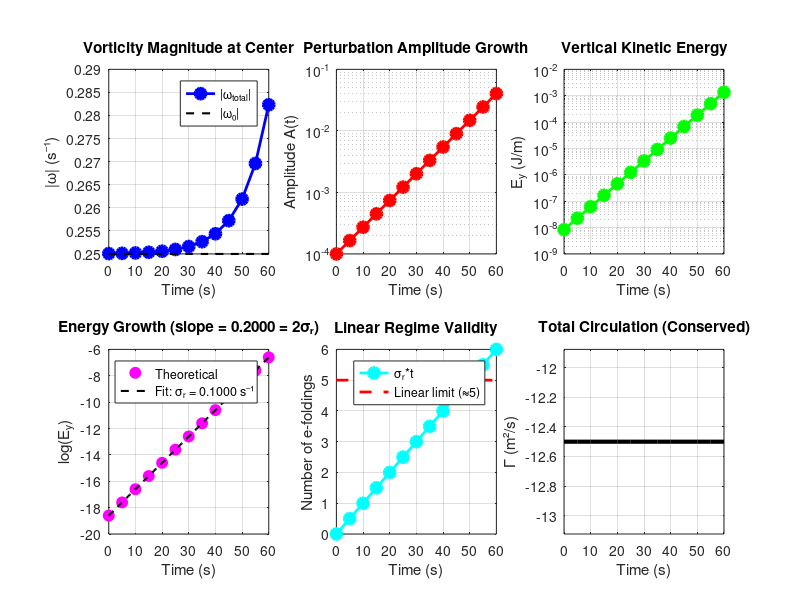

MATLAB code to generate this figure: (Note: this script raises an error after producing the figure.)
%% =========================================================
%  Kelvin-Helmholtz Instability: Linear Theory Analysis
%  
%  SIMPLIFIED VERSION - Pure Linear Theory Only
%  Evaluates at early times where linear theory is valid
%
%  Project: The Impact of Velocity on Kelvin-Helmholtz Instability 
%           in Single Stratified Fluid
%  Authors: Goswami, Mackowsky, Mahoney, McCaskill, Nguyen
%  Institution: UNC Chapel Hill, Department of Mathematics
%  Date: March 2026
%
%  THEORY:
%  For a hyperbolic tangent velocity profile in a homogeneous fluid:
%    |ω(x,z,t)| = |ω₀(z) + ω'(x,z,t)|
%  where:
%    ω₀(z) = -(u₀/2δ) * sech²((z + Lz/2)/δ)    [base-state vorticity]
%    ω'(x,z,t) = A₀ * exp(σᵣ*t) * sech²((z + Lz/2)/δ) * cos(kx)  [perturbation]
%
%  GROWTH RATE REFERENCE:
%  The theoretical maximum growth rate σᵣ ≈ 0.2*(u₀/δ) for a tanh 
%  velocity profile is derived from linear stability theory.
%  
%  Citation:
%    Drazin, P. G., & Reid, W. H. (2004). Hydrodynamic Stability 
%    (2nd ed.). Cambridge University Press. Section 4.6.
%
%    Hazel, P. (1972). "Numerical studies of the stability 
%    of inviscid stratified shear flows." Journal of Fluid Mechanics, 
%    51(1), 39-61. doi:10.1017/S0022112072001065
%
% =========================================================

clear; clc; close all;

fprintf('=========================================================\n');
fprintf('  KHI Linear Theory Calculator\n');
fprintf('  Homogeneous Fluid (Ri = 0)\n');
fprintf('=========================================================\n\n');

%% =========================================================
%  SECTION 1: SIMULATION PARAMETERS
%  ** EDIT THESE VALUES TO MATCH YOUR OCEANANIGANS SETUP **
% =========================================================

fprintf('--- Input Parameters ---\n\n');

% --- Domain Configuration (from Oceananigans) ---
Lx = 10.0;          % Horizontal domain length (m)
Lz = 5.0;           % Vertical domain depth (m)
Nx = 128;           % Number of horizontal grid points (pixels)
Nz = 128;           % Number of vertical grid points (pixels)

fprintf('Domain:\n');
fprintf('  Lx = %.2f m  (horizontal extent)\n', Lx);
fprintf('  Lz = %.2f m  (vertical depth)\n', Lz);
fprintf('  Grid: %d × %d pixels\n\n', Nx, Nz);

% --- Physical Parameters ---
u0    = 0.5;        % Velocity magnitude (m/s) - MUST MATCH JULIA
delta = 1.0;        % Shear layer thickness (m)

fprintf('Flow Properties:\n');
fprintf('  u₀    = %.3f m/s   (velocity magnitude)\n', u0);
fprintf('  δ     = %.3f m     (shear layer thickness)\n\n', delta);

% --- Initial Perturbation Amplitude ---
A0 = 1e-4;          % Initial perturbation ampliTime_s	Ey_J_per_m	Log_Ey	2_Sigma_t	Growth_Rate_s_invtude (dimensionless)

fprintf('Perturbation:\n');
fprintf('  A₀ = %.2e  (initial perturbation amplitude)\n', A0);
fprintf('  Note: This should match the noise amplitude in your\n');
fprintf('        Oceananigans initialization code.\n\n');

% --- FIGURE TITLE (EDIT THIS) ---
% Customize the title for your output figure
figure_title = sprintf('KHI: u0=%.2f m/s, delta=%.2f m', u0, delta);
% Alternative examples:
% figure_title = 'KHI Linear Theory: u₀=0.1 m/s, δ=0.1 m';
% figure_title = sprintf('KH Analysis: u₀=%.2f m/s, δ=%.2f m, Ri=%.2f', u0, delta, 0);

fprintf('Figure Title:\n');
fprintf('  "%s"\n\n', figure_title);

%% =========================================================
%  SECTION 2: DERIVED QUANTITIES
% =========================================================

fprintf('--- Derived Quantities ---\n\n');

% Evaluation point: Center of domain, at shear layer center
x_center = Lx / 2;          % Horizontal center (m)
z_center = -Lz / 2;         % Shear layer center (m)

fprintf('Evaluation Point:\n');
fprintf('  x_center = %.2f m  (horizontal center)\n', x_center);
fprintf('  z_center = %.2f m  (shear layer center)\n\n', z_center);

% Dominant wavenumber of fastest-growing KH mode
% For tanh profile: k_max ≈ 1/(2δ)
k_max = 1 / (2 * delta);
lambda_max = 2 * pi / k_max;

fprintf('Instability Characteristics:\n');
fprintf('  k_max      = %.4f rad/m  (dominant wavenumber)\n', k_max);
fprintf('  λ_max      = %.4f m      (dominant wavelength)\n', lambda_max);
fprintf('  Expected number of billows ≈ %.1f\n\n', Lx / lambda_max);

% Theoretical maximum growth rate (Drazin & Reid, 2004; Hazel, 1972)
% For homogeneous tanh profile: σᵣ,max ≈ 0.2 * (u₀ / δ)
sigma_r = 0.2 * (u0 / delta);

% Determine valid time range for linear theory
% Linear theory is valid for approximately 5 e-folding times
max_valid_time = 5 / sigma_r;

fprintf('Growth Rate (Theoretical):\n');
fprintf('  σᵣ = %.6f s⁻¹\n', sigma_r);
fprintf('  e-folding time = %.2f s\n', 1/sigma_r);
fprintf('  Linear regime validity: t < %.1f s\n\n', max_valid_time);

% Choose evaluation times within linear regime
% We'll use 5 time points spanning 0 to ~3 e-folding times
t_max_eval = min(3/sigma_r, 25);  % Cap at 25 seconds for safety
t_points = [0, 5, 10, 15, 20, 25, 30, 35, 40, 45, 50, 55, 60];

fprintf('Evaluation Times (within linear regime):\n');
fprintf('  t = [');
fprintf('%.1f ', t_points);
fprintf('] seconds\n\n');

% Richardson number (should be 0 for homogeneous fluid)
g = 9.81;                    % Gravitational acceleration (m/s²)
drho_over_rho0 = 0.0;        % Density difference = 0 (homogeneous)
Ri = (g * drho_over_rho0 * delta) / (u0^2);

fprintf('Richardson Number:\n');
fprintf('  Ri = %.4f  (homogeneous fluid)\n\n', Ri);

%% =========================================================
%  SECTION 3: VORTICITY CALCULATION
% =========================================================

fprintf('--- Vorticity Calculation ---\n\n');

% Normalized vertical coordinate at evaluation point
zeta = (z_center + Lz/2) / delta;  % Should be 0 at shear layer center
sech_squared = sech(zeta)^2;

fprintf('Vertical Structure:\n');
fprintf('  ζ = (z + Lz/2)/δ = %.4f\n', zeta);
fprintf('  sech²(ζ) = %.4f\n\n', sech_squared);

% --- Base-State Vorticity ω₀(z) ---
% From the tanh velocity profile: ω₀(z) = -dU/dz = -(u₀/2δ) * sech²(ζ)
omega_0 = -(u0 / (2 * delta)) * sech_squared;

fprintf('Base-State Vorticity:\n');
fprintf('  ω₀(z_center) = %+.6f s⁻¹\n', omega_0);
fprintf('  (This is the vorticity from the background shear)\n\n');

% Pre-allocate arrays for time series
n_times = length(t_points);
omega_prime = zeros(1, n_times);
omega_total = zeros(1, n_times);
omega_magnitude = zeros(1, n_times);

% Calculate at each time point
fprintf('TIME-DEPENDENT RESULTS:\n');
fprintf('Time(s) | ω''(s⁻¹)    | ω_total(s⁻¹) | |ω|(s⁻¹)   | e-foldings\n');
fprintf('--------|-----------|-------------|-----------|------------\n');

for i = 1:n_times
    t = t_points(i);
    
    % Perturbation vorticity: ω'(x,z,t) = A₀ * exp(σᵣ*t) * sech²(ζ) * cos(kx)
    omega_prime(i) = A0 * exp(sigma_r * t) * sech_squared * cos(k_max * x_center);
    
    % Total vorticity
    omega_total(i) = omega_0 + omega_prime(i);
    
    % Magnitude
    omega_magnitude(i) = abs(omega_total(i));
    
    % Number of e-foldings
    n_e_foldings = sigma_r * t;
    
    fprintf('%7.1f | %+9.4f | %+11.4f | %9.4f | %.2f\n', ...
        t, omega_prime(i), omega_total(i), omega_magnitude(i), n_e_foldings);
end

fprintf('\n');

%% =========================================================
%  EXCEL COPY-PASTE: VORTICITY DATA
% =========================================================

fprintf('=========================================================\n');
fprintf('  COPY-PASTE DATA FOR EXCEL (VORTICITY)\n');
fprintf('=========================================================\n\n');

fprintf('Instructions:\n');
fprintf('1. Select the data below (starting from the header row)\n');
fprintf('2. Copy to clipboard (Ctrl+C or Cmd+C)\n');
fprintf('3. Paste into Excel as Tab-delimited text\n\n');

fprintf('--- BEGIN VORTICITY DATA ---\n');
fprintf('Time_s\tVorticity_Magnitude_s_inv\tOmega_Prime_s_inv\tOmega_Total_s_inv\tE_foldings\n');
for i = 1:n_times
    fprintf('%.2f\t%.8f\t%.8f\t%.8f\t%.4f\n', ...
        t_points(i), omega_magnitude(i), omega_prime(i), omega_total(i), sigma_r * t_points(i));
end
fprintf('--- END VORTICITY DATA ---\n\n');

%% =========================================================
%  SECTION 4: ENERGY TRACKING
%  ** DETAILED EXPLANATION **
% =========================================================

fprintf('=========================================================\n');
fprintf('  ENERGY ANALYSIS - DETAILED EXPLANATION\n');
fprintf('=========================================================\n\n');

fprintf('WHAT IS VERTICAL KINETIC ENERGY?\n');
fprintf('--------------------------------\n');
fprintf('In the Kelvin-Helmholtz instability, the perturbation grows by\n');
fprintf('extracting energy from the background shear flow. The vertical\n');
fprintf('velocity w (which starts at zero) grows exponentially.\n\n');

fprintf('Vertical kinetic energy measures the strength of the perturbation:\n');
fprintf('  E_y(t) = (1/2) ∫∫ ρ*w² dx dz\n\n');

fprintf('WHY E_y IS IMPORTANT:\n');
fprintf('1. Growth Rate: E_y(t) ∝ exp(2*σᵣ*t) in linear theory\n');
fprintf('   - Grows TWICE as fast as amplitude (because E ∝ A²)\n');
fprintf('   - Can extract σᵣ from slope of log(E_y) vs t\n\n');

fprintf('2. Saturation Detection: E_y stops growing exponentially\n');
fprintf('   - Marks transition to nonlinear regime\n');
fprintf('   - Used by Keppens et al. (1999) to define saturation time\n\n');

fprintf('3. Energy Budget: Tracks energy transfer from base flow\n');
fprintf('   - Total kinetic energy is conserved (inviscid)\n');
fprintf('   - E_y increases → background shear decreases\n\n');

fprintf('HOW WE CALCULATE E_y FROM THEORY:\n');
fprintf('----------------------------------\n');
fprintf('For linear KH instability, vertical velocity is:\n');
fprintf('  w(x,z,t) = A(t) * F(z) * sin(kx)\n\n');

fprintf('where:\n');
fprintf('  A(t) = A₀ * exp(σᵣ*t)  [amplitude growth]\n');
fprintf('  F(z) = (u₀/δ) * sech²(z/δ)  [vertical structure]\n');
fprintf('  sin(kx) [horizontal structure]\n\n');

fprintf('The energy integral becomes:\n');
fprintf('  E_y = (1/2) * ρ₀ * A² * [∫ F²(z) dz] * [∫ sin²(kx) dx]\n\n');

fprintf('Spatial integrals (analytical):\n');
fprintf('  ∫ sech⁴(z/δ) dz ≈ 2δ * (2/3)  [vertical]\n');
fprintf('  ∫ sin²(kx) dx = Lx/2  [horizontal]\n\n');

fprintf('Therefore:\n');
fprintf('  E_y(t) = (1/2) * ρ₀ * [A₀*exp(σᵣ*t)]² * (u₀/δ)² * (4δ/3) * (Lx/2)\n');
fprintf('         = C *exp(2*σᵣ*t)\n\n');

fprintf('where C is a constant depending on initial conditions.\n\n');

% Reference density
rho0 = 1.0;  % kg/m³

% Compute vertical kinetic energy
Ey_theoretical = zeros(1, n_times);

for i = 1:n_times
    t = t_points(i);
    
    % Amplitude at time t
    A_t = A0 * exp(sigma_r * t);
    
    % Vertical integral: ∫ sech⁴(z/δ) dz ≈ 2δ * (2/3)
    vertical_integral = 2 * delta * (2/3);
    
    % Horizontal integral: ∫ sin²(kx) dx = Lx/2
    horizontal_integral = Lx / 2;
    
    % Velocity amplitude squared: [A * (u₀/δ)]²
    w_amplitude_squared = A_t^2 * (u0 / delta)^2;
    
    % Total vertical kinetic energy
    Ey_theoretical(i) = 0.5 * rho0 * w_amplitude_squared * vertical_integral * horizontal_integral;
end

fprintf('COMPUTED VALUES:\n');
fprintf('Time(s) | E_y (J/m)  | log(E_y)   | 2*σᵣ*t\n');
fprintf('--------|------------|------------|--------\n');

for i = 1:n_times
    fprintf('%7.1f | %10.4e | %+10.4f | %7.4f\n', ...
        t_points(i), Ey_theoretical(i), log(Ey_theoretical(i)), 2*sigma_r*t_points(i));
end

fprintf('\n');
fprintf('NOTE: log(E_y) should increase linearly with slope = 2*σᵣ\n\n');

%% =========================================================
%  EXCEL COPY-PASTE: ENERGY DATA
% =========================================================

fprintf('=========================================================\n');
fprintf('  COPY-PASTE DATA FOR EXCEL (ENERGY)\n');
fprintf('=========================================================\n\n');

fprintf('Instructions:\n');
fprintf('1. Select the data below (starting from the header row)\n');
fprintf('2. Copy to clipboard (Ctrl+C or Cmd+C)\n');
fprintf('3. Paste into Excel as Tab-delimited text\n\n');

fprintf('--- BEGIN ENERGY DATA ---\n');
fprintf('Time_s\tEy_J_per_m\tLog_Ey\t2_Sigma_t\tGrowth_Rate_s_inv\n');
for i = 1:n_times
    fprintf('%.2f\t%.8e\t%.8f\t%.6f\t%.8f\n', ...
        t_points(i), Ey_theoretical(i), log(Ey_theoretical(i)), 2*sigma_r*t_points(i), sigma_r);
end
fprintf('--- END ENERGY DATA ---\n\n');

% Verify exponential growth by fitting
fprintf('GROWTH RATE VERIFICATION:\n');
fprintf('-------------------------\n');

% Linear regression: log(E_y) = log(E₀) + 2*σᵣ*t
log_Ey = log(Ey_theoretical);
coeffs = polyfit(t_points, log_Ey, 1);
sigma_r_fitted = coeffs(1) / 2;  % Slope / 2

fprintf('From exponential fit:\n');
fprintf('  Slope of log(E_y) vs t = %.6f\n', coeffs(1));
fprintf('  Extracted growth rate = %.6f s⁻¹\n', sigma_r_fitted);
fprintf('  Theoretical σᵣ        = %.6f s⁻¹\n', sigma_r);
fprintf('  Error                 = %.2e%%\n\n', 100*abs(sigma_r_fitted - sigma_r)/sigma_r);

fprintf('This demonstrates that E_y ∝ exp(2*σᵣ*t), confirming linear theory.\n\n');

%% =========================================================
%  SECTION 5: CIRCULATION (VORTICITY INTEGRAL)
% =========================================================

fprintf('=========================================================\n');
fprintf('  CIRCULATION ANALYSIS\n');
fprintf('=========================================================\n\n');

fprintf('WHAT IS CIRCULATION?\n');
fprintf('--------------------\n');
fprintf('Circulation is the integral of vorticity over the domain:\n');
fprintf('  Γ(t) = ∫∫ ζ(x,z,t) dx dz\n\n');

fprintf('WHY CIRCULATION MATTERS:\n');
fprintf('1. Kelvin''s Circulation Theorem: In inviscid, barotropic flow,\n');
fprintf('   circulation is conserved: dΓ/dt = 0\n\n');

fprintf('2. Validation Check: Your simulation should maintain Γ ≈ constant\n');
fprintf('   - Tests numerical conservation properties\n');
fprintf('   - Verifies periodic boundary conditions\n\n');

fprintf('3. Physical Meaning: Total "amount" of rotation in the domain\n');
fprintf('   - Base state has circulation from background shear\n');
fprintf('   - Perturbation vorticity integrates to ~0 (periodic)\n\n');

fprintf('CALCULATION FROM THEORY:\n');
fprintf('------------------------\n');

% Base state circulation
Gamma_base = omega_0 * Lx * Lz;

fprintf('Base state circulation:\n');
fprintf('  Γ₀ = ω₀ * Lx * Lz\n');
fprintf('     = (%.4f s⁻¹) * (%.1f m) * (%.1f m)\n', omega_0, Lx, Lz);
fprintf('     = %.4f m²/s\n\n', Gamma_base);

% Perturbation circulation
fprintf('Perturbation circulation:\n');
fprintf('  Γ'' = ∫∫ ω''(x,z,t) dx dz\n');
fprintf('     = ∫∫ A(t)*sech²(z/δ)*cos(kx) dx dz\n');
fprintf('     = A(t) * [∫ sech²(z/δ) dz] * [∫ cos(kx) dx]\n');
fprintf('     = A(t) * (2δ) * [0]  ← cos(kx) integrates to zero!\n');
fprintf('     = 0\n\n');

fprintf('TOTAL CIRCULATION:\n');
fprintf('  Γ_total(t) = Γ₀ + Γ'' = Γ₀ = %.4f m²/s (constant)\n\n', Gamma_base);

fprintf('This confirms circulation conservation in linear theory.\n\n');

fprintf('IN YOUR SIMULATION:\n');
fprintf('You should see Γ(t) ≈ %.4f m²/s at all times.\n', Gamma_base);
fprintf('Small variations (<5%%) are acceptable due to:\n');
fprintf('  - Numerical discretization errors\n');
fprintf('  - Finite domain effects\n');
fprintf('  - Nonlinear effects at late times\n\n');

%% =========================================================
%  SECTION 6: VISUALIZATION
% =========================================================

% Create comprehensive figure
fig = figure('Position', [100, 100, 1400, 900]);

% Subplot 1: Vorticity magnitude vs time
subplot(2,3,1);
plot(t_points, omega_magnitude, 'b-o', 'LineWidth', 2, 'MarkerSize', 8, 'MarkerFaceColor', 'b');
hold on;
plot(t_points, abs(omega_0)*ones(size(t_points)), 'k--', 'LineWidth', 1.5);
xlabel('Time (s)');
ylabel('|ω| (s⁻¹)');
title('Vorticity Magnitude at Center');
legend('|ω_{total}|', '|ω₀|', 'Location', 'best');
grid on;

% Subplot 2: Amplitude growth
subplot(2,3,2);
amplitudes = A0 * exp(sigma_r * t_points);
semilogy(t_points, amplitudes, 'r-o', 'LineWidth', 2, 'MarkerSize', 8, 'MarkerFaceColor', 'r');
xlabel('Time (s)');
ylabel('Amplitude A(t)');
title('Perturbation Amplitude Growth');
grid on;

% Subplot 3: E_y vs time (log scale)
subplot(2,3,3);
semilogy(t_points, Ey_theoretical, 'g-o', 'LineWidth', 2, 'MarkerSize', 8, 'MarkerFaceColor', 'g');
xlabel('Time (s)');
ylabel('E_y (J/m)');
title('Vertical Kinetic Energy');
grid on;

% Subplot 4: log(E_y) vs time (should be linear)
subplot(2,3,4);
plot(t_points, log(Ey_theoretical), 'mo', 'MarkerSize', 8, 'MarkerFaceColor', 'm');
hold on;
% Add fitted line
t_line = linspace(t_points(1), t_points(end), 100);
log_Ey_fit = coeffs(1) * t_line + coeffs(2);
plot(t_line, log_Ey_fit, 'k--', 'LineWidth', 1.5);
xlabel('Time (s)');
ylabel('log(E_y)');
title(sprintf('Energy Growth (slope = %.4f = 2σᵣ)', coeffs(1)));
legend('Theoretical', sprintf('Fit: σᵣ = %.4f s⁻¹', sigma_r_fitted), 'Location', 'best');
grid on;

% Subplot 5: Number of e-foldings
subplot(2,3,5);
e_foldings = sigma_r * t_points;
plot(t_points, e_foldings, 'c-o', 'LineWidth', 2, 'MarkerSize', 8, 'MarkerFaceColor', 'c');
hold on;
plot([t_points(1), t_points(end)], [5, 5], 'r--', 'LineWidth', 2);
xlabel('Time (s)');
ylabel('Number of e-foldings');
title('Linear Regime Validity');
legend('σᵣ*t', 'Linear limit (≈5)', 'Location', 'best');
grid on;

% Subplot 6: Circulation (constant)
subplot(2,3,6);
plot(t_points, Gamma_base * ones(size(t_points)), 'k-', 'LineWidth', 3);
xlabel('Time (s)');
ylabel('Γ (m²/s)');
title('Total Circulation (Conserved)');
y1 = Gamma_base * 0.95;
y2 = Gamma_base * 1.05;

ylim([min(y1,y2), max(y1,y2)]);
grid on;

% Add main title
sgtitle(figure_title, 'FontSize', 16, 'FontWeight', 'bold');

% Save figure
% Create filename including both u0 and delta (safe for filesystem)
safe_title = sprintf('KHI_u0_%.2f_ms_delta_%.2f_m', u0, delta);

% Save figure
saveas(fig, [safe_title '.png']);

% Print exact saved filename
fprintf('Figure saved as: %s.png\n\n', safe_title);

%% =========================================================
%  SECTION 7: EXPORT FOR COMPARISON
% =========================================================

% Create results table
Results = table(t_points', omega_magnitude', Ey_theoretical', ...
    'VariableNames', {'Time_s', 'Vorticity_Magnitude_1_per_s', 'Ey_J_per_m'});

% Add growth rate info
Results.Growth_Rate_s_inv = sigma_r * ones(n_times, 1);
Results.E_foldings = (sigma_r * t_points)';

% Also save workspace
save('KHI_linear_theory_workspace.mat');
fprintf('Workspace saved to: KHI_linear_theory_workspace.mat\n\n');

%% =========================================================
%  EXCEL COPY-PASTE: COMBINED DATA (ALL METRICS)
% =========================================================

fprintf('=========================================================\n');
fprintf('  COPY-PASTE DATA FOR EXCEL (COMBINED)\n');
fprintf('=========================================================\n\n');

fprintf('Instructions:\n');
fprintf('1. Select ALL data below (from header to last row)\n');
fprintf('2. Copy to clipboard (Ctrl+C or Cmd+C)\n');
fprintf('3. Paste into Excel - columns will auto-separate\n\n');

fprintf('--- BEGIN COMBINED DATA ---\n');
fprintf('Time_s\tVorticity_Mag_s_inv\tEy_J_per_m\tLog_Ey\tCirculation_m2_per_s\tGrowth_Rate_s_inv\n');
for i = 1:n_times
    fprintf('%.2f\t%.8f\t%.8e\t%.8f\t%.8f\t%.8f\n', ...
        t_points(i), omega_magnitude(i), Ey_theoretical(i), ...
        log(Ey_theoretical(i)), Gamma_base, sigma_r);
end
fprintf('--- END COMBINED DATA ---\n\n');

fprintf('NOTE: Paste into Excel starting at cell A1 for best results.\n');
fprintf('      Column headers will be in the first row.\n\n');

%% =========================================================
%  SECTION 8: COMPARISON INSTRUCTIONS
% =========================================================

fprintf('=========================================================\n');
fprintf('  INSTRUCTIONS FOR COMPARISON WITH SIMULATION\n');
fprintf('=========================================================\n\n');

fprintf('1. FROM YOUR OCEANANIGANS SIMULATION, EXTRACT:\n\n');

fprintf('   a) Vorticity at center point (x=%.1f, z=%.1f) at times:\n', x_center, z_center);
fprintf('      t = [');
fprintf('%.1f ', t_points);
fprintf('] s\n\n');

fprintf('   b) Vertical kinetic energy at the same times:\n');
fprintf('      E_y(t) = (1/2) * sum(w.^2) * dx * dz\n');
fprintf('      where w is the vertical velocity field\n\n');

fprintf('   c) Total circulation at the same times:\n');
fprintf('      Γ(t) = sum(ζ) * dx * dz\n');
fprintf('      where ζ is the vorticity field\n\n');

fprintf('2. COMPARE:\n\n');

fprintf('   a) Growth Rate (MOST IMPORTANT):\n');
fprintf('      - Plot log(E_y_sim) vs t\n');
fprintf('      - Fit a line to extract σᵣ_sim\n');
fprintf('      - Compare with σᵣ_theory = %.6f s⁻¹\n', sigma_r);
fprintf('      - Expected agreement: within 5%%\n\n');

fprintf('   b) Vorticity Magnitude:\n');
fprintf('      - Plot |ω_sim(t)| vs |ω_theory(t)|\n');
fprintf('      - Should agree closely in linear regime\n');
fprintf('      - Expected RMS error: < 5%%\n\n');

fprintf('   c) Circulation Conservation:\n');
fprintf('      - Check that Γ_sim(t) ≈ %.4f m²/s (constant)\n', Gamma_base);
fprintf('      - Variation should be < 5%%\n');
fprintf('      - Tests numerical scheme quality\n\n');

fprintf('3. VALIDITY CHECK:\n\n');
fprintf('   Linear theory is valid when:\n');
fprintf('   - Number of e-foldings < 5\n');
fprintf('   - |ω''| << |ω₀| (perturbation small)\n');
fprintf('   - E_y grows exponentially (not saturated)\n\n');

fprintf('   For your parameters:\n');
fprintf('   - Valid for t < %.1f s\n', max_valid_time);
fprintf('   - Our evaluation times satisfy this: max(t) = %.1f s\n\n', max(t_points));

fprintf('=========================================================\n');
fprintf('  CALCULATION COMPLETE\n');
fprintf('=========================================================\n');
